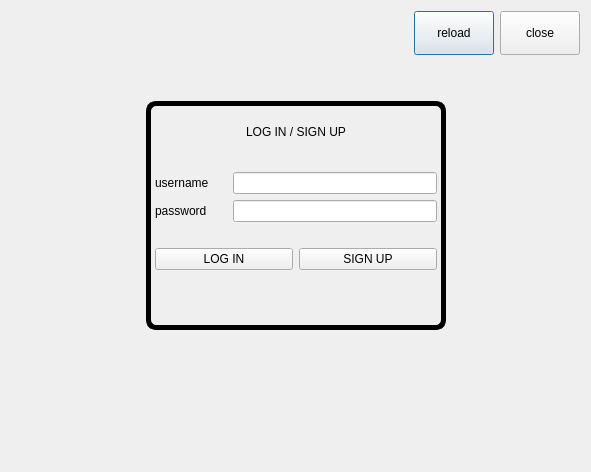
<?xml version="1.0" encoding="UTF-8"?>
<ui version="4.0">
 <class>Dialog</class>
 <widget class="QDialog" name="Dialog">
  <property name="geometry">
   <rect>
    <x>0</x>
    <y>0</y>
    <width>591</width>
    <height>472</height>
   </rect>
  </property>
  <property name="windowTitle">
   <string>Dialog</string>
  </property>
  <property name="styleSheet">
   <string notr="true">#main
{
border:5px solid black;
border-radius:10px;
}
#close:hover
{
background-color:red;
}
#login:hover
{
background-color:rgb(67, 134, 0)
}
#signup:hover
{
background-color:rgb(67, 134, 0);
}
</string>
  </property>
  <layout class="QVBoxLayout" name="verticalLayout">
   <item>
    <layout class="QHBoxLayout" name="horizontalLayout">
     <item>
      <spacer name="horizontalSpacer">
       <property name="orientation">
        <enum>Qt::Horizontal</enum>
       </property>
       <property name="sizeHint" stdset="0">
        <size>
         <width>40</width>
         <height>20</height>
        </size>
       </property>
      </spacer>
     </item>
     <item>
      <widget class="QPushButton" name="reload">
       <property name="minimumSize">
        <size>
         <width>44</width>
         <height>44</height>
        </size>
       </property>
       <property name="text">
        <string>reload</string>
       </property>
      </widget>
     </item>
     <item>
      <widget class="QPushButton" name="close">
       <property name="enabled">
        <bool>true</bool>
       </property>
       <property name="minimumSize">
        <size>
         <width>44</width>
         <height>44</height>
        </size>
       </property>
       <property name="text">
        <string>close</string>
       </property>
      </widget>
     </item>
    </layout>
   </item>
   <item>
    <spacer name="verticalSpacer_4">
     <property name="orientation">
      <enum>Qt::Vertical</enum>
     </property>
     <property name="sizeType">
      <enum>QSizePolicy::Fixed</enum>
     </property>
     <property name="sizeHint" stdset="0">
      <size>
       <width>20</width>
       <height>40</height>
      </size>
     </property>
    </spacer>
   </item>
   <item>
    <layout class="QHBoxLayout" name="horizontalLayout_3">
     <property name="topMargin">
      <number>0</number>
     </property>
     <property name="bottomMargin">
      <number>0</number>
     </property>
     <item>
      <spacer name="horizontalSpacer_4">
       <property name="orientation">
        <enum>Qt::Horizontal</enum>
       </property>
       <property name="sizeHint" stdset="0">
        <size>
         <width>40</width>
         <height>20</height>
        </size>
       </property>
      </spacer>
     </item>
     <item>
      <widget class="QWidget" name="main" native="true">
       <property name="minimumSize">
        <size>
         <width>300</width>
         <height>200</height>
        </size>
       </property>
       <layout class="QVBoxLayout" name="verticalLayout_2">
        <property name="topMargin">
         <number>20</number>
        </property>
        <property name="bottomMargin">
         <number>20</number>
        </property>
        <item>
         <widget class="QWidget" name="horizontalWidget_4" native="true">
          <layout class="QHBoxLayout" name="horizontalLayout_4">
           <property name="topMargin">
            <number>1</number>
           </property>
           <item>
            <spacer name="horizontalSpacer_2">
             <property name="orientation">
              <enum>Qt::Horizontal</enum>
             </property>
             <property name="sizeHint" stdset="0">
              <size>
               <width>40</width>
               <height>20</height>
              </size>
             </property>
            </spacer>
           </item>
           <item>
            <widget class="QLabel" name="label_2">
             <property name="text">
              <string>LOG IN / SIGN UP</string>
             </property>
            </widget>
           </item>
           <item>
            <spacer name="horizontalSpacer_3">
             <property name="orientation">
              <enum>Qt::Horizontal</enum>
             </property>
             <property name="sizeHint" stdset="0">
              <size>
               <width>40</width>
               <height>20</height>
              </size>
             </property>
            </spacer>
           </item>
          </layout>
         </widget>
        </item>
        <item>
         <spacer name="verticalSpacer_3">
          <property name="orientation">
           <enum>Qt::Vertical</enum>
          </property>
          <property name="sizeType">
           <enum>QSizePolicy::Fixed</enum>
          </property>
          <property name="sizeHint" stdset="0">
           <size>
            <width>20</width>
            <height>15</height>
           </size>
          </property>
         </spacer>
        </item>
        <item>
         <layout class="QHBoxLayout" name="horizontalLayout_5">
          <property name="topMargin">
           <number>0</number>
          </property>
          <item>
           <widget class="QLabel" name="label_3">
            <property name="text">
             <string>username</string>
            </property>
           </widget>
          </item>
          <item>
           <spacer name="horizontalSpacer_6">
            <property name="orientation">
             <enum>Qt::Horizontal</enum>
            </property>
            <property name="sizeType">
             <enum>QSizePolicy::Fixed</enum>
            </property>
            <property name="sizeHint" stdset="0">
             <size>
              <width>18</width>
              <height>20</height>
             </size>
            </property>
           </spacer>
          </item>
          <item>
           <widget class="QLineEdit" name="username"/>
          </item>
         </layout>
        </item>
        <item>
         <layout class="QHBoxLayout" name="horizontalLayout_2">
          <property name="topMargin">
           <number>0</number>
          </property>
          <item>
           <widget class="QLabel" name="label_4">
            <property name="text">
             <string>password</string>
            </property>
           </widget>
          </item>
          <item>
           <spacer name="horizontalSpacer_7">
            <property name="orientation">
             <enum>Qt::Horizontal</enum>
            </property>
            <property name="sizeType">
             <enum>QSizePolicy::Fixed</enum>
            </property>
            <property name="sizeHint" stdset="0">
             <size>
              <width>20</width>
              <height>20</height>
             </size>
            </property>
           </spacer>
          </item>
          <item>
           <widget class="QLineEdit" name="password">
            <property name="echoMode">
             <enum>QLineEdit::Password</enum>
            </property>
           </widget>
          </item>
         </layout>
        </item>
        <item>
         <spacer name="verticalSpacer_5">
          <property name="orientation">
           <enum>Qt::Vertical</enum>
          </property>
          <property name="sizeType">
           <enum>QSizePolicy::Fixed</enum>
          </property>
          <property name="sizeHint" stdset="0">
           <size>
            <width>20</width>
            <height>20</height>
           </size>
          </property>
         </spacer>
        </item>
        <item>
         <layout class="QHBoxLayout" name="horizontalLayout_7">
          <property name="topMargin">
           <number>0</number>
          </property>
          <item>
           <widget class="QPushButton" name="login">
            <property name="text">
             <string>LOG IN</string>
            </property>
           </widget>
          </item>
          <item>
           <widget class="QPushButton" name="signup">
            <property name="text">
             <string>SIGN UP</string>
            </property>
           </widget>
          </item>
         </layout>
        </item>
        <item>
         <spacer name="verticalSpacer_2">
          <property name="orientation">
           <enum>Qt::Vertical</enum>
          </property>
          <property name="sizeHint" stdset="0">
           <size>
            <width>20</width>
            <height>40</height>
           </size>
          </property>
         </spacer>
        </item>
       </layout>
      </widget>
     </item>
     <item>
      <spacer name="horizontalSpacer_5">
       <property name="orientation">
        <enum>Qt::Horizontal</enum>
       </property>
       <property name="sizeHint" stdset="0">
        <size>
         <width>40</width>
         <height>20</height>
        </size>
       </property>
      </spacer>
     </item>
    </layout>
   </item>
   <item>
    <spacer name="verticalSpacer">
     <property name="orientation">
      <enum>Qt::Vertical</enum>
     </property>
     <property name="sizeHint" stdset="0">
      <size>
       <width>20</width>
       <height>40</height>
      </size>
     </property>
    </spacer>
   </item>
  </layout>
 </widget>
 <resources/>
 <connections/>
</ui>
